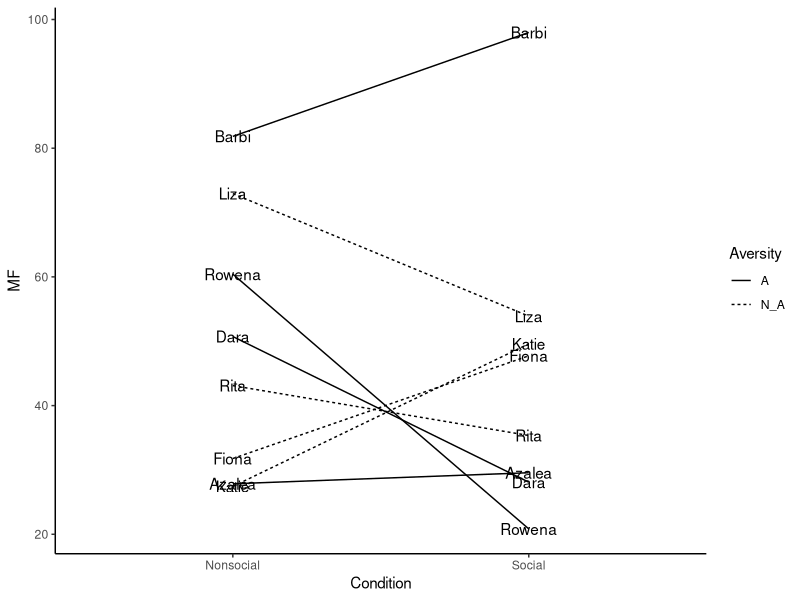
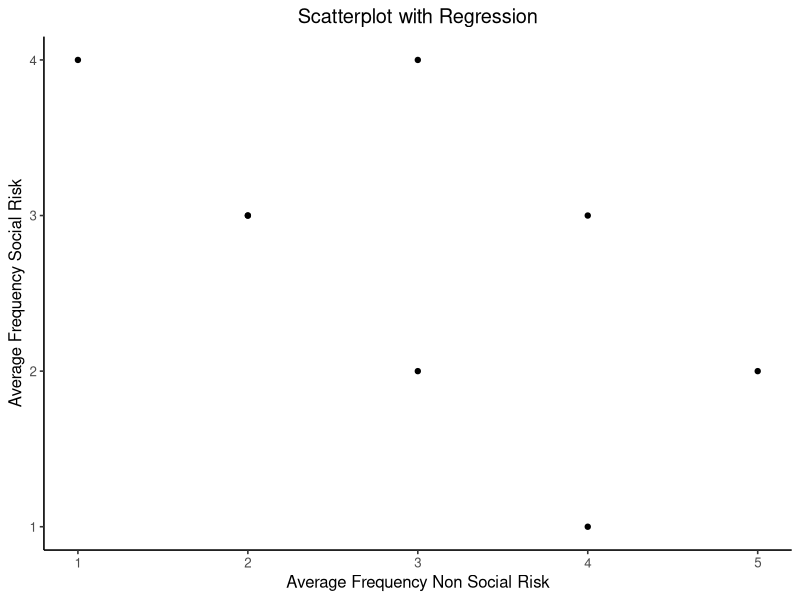
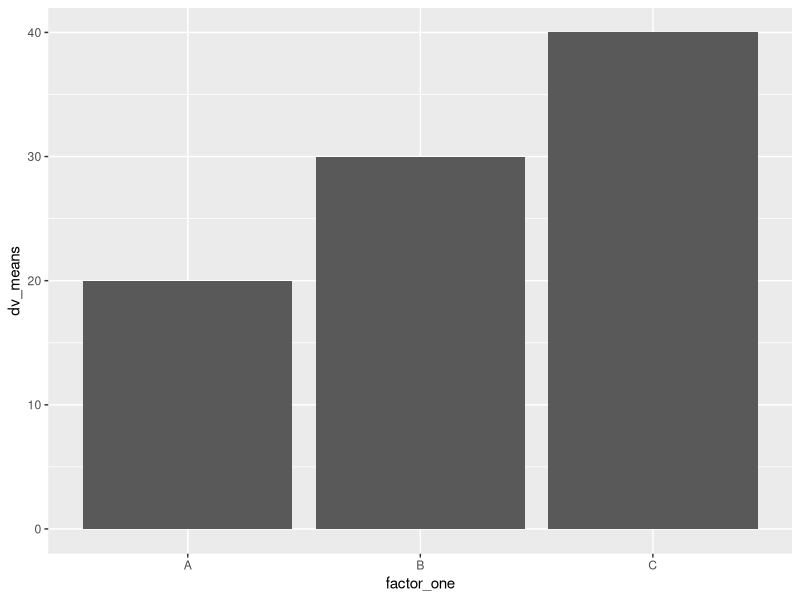
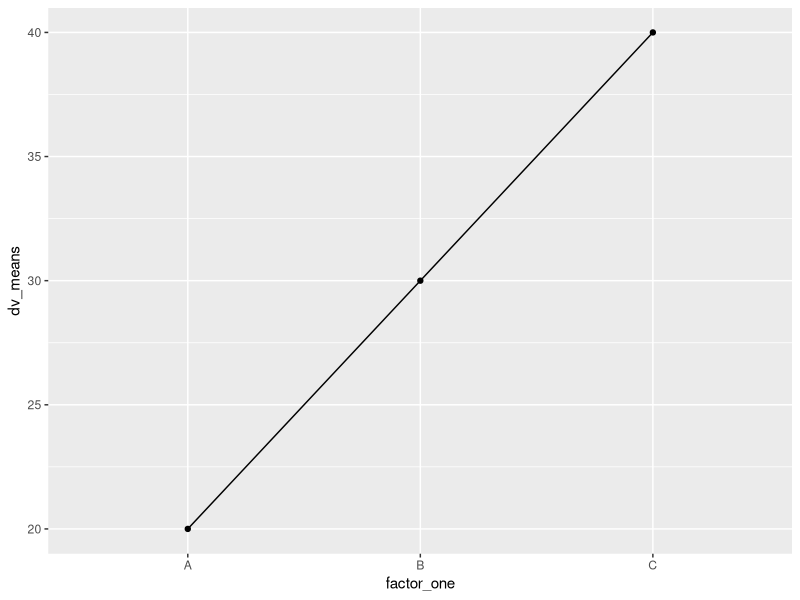
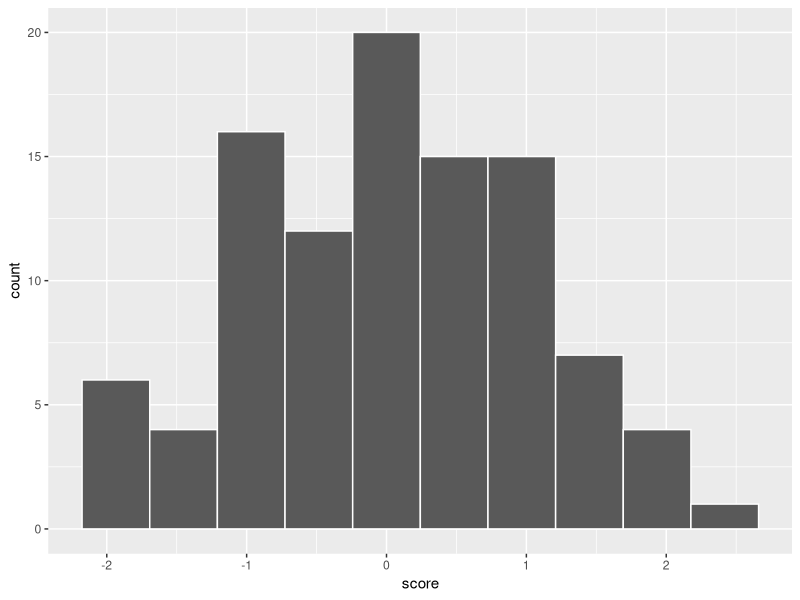

Recreate these plots in R, in order.
## ---- chunk 1
knitr::opts_chunk$set(message=FALSE,warning=FALSE, cache=TRUE)
## ---- chunk 2
library(ggplot2)

# add "each" to keep both copies of the names together 
Names <- rep(c("Dara","Azalea","Barbi","Rowena","Fiona","Katie","Liza","Rita"),each=2)
MF <- rnorm(16,50,25) 
Condition <-rep(c("Social","Nonsocial"),8)
# "times=" to repeat how many times you want A and N_A to be repeated 
Aversity <- rep(c("A","N_A"),times=c(8,8))
plot_df<- data.frame(Names, MF, Condition) 

ggplot(plot_df, aes(x=Condition, y=MF, group=Names,
                    linetype=Aversity))+ 
  geom_line()+
  geom_text(label=Names)+
  theme_classic()

## ---- chunk 3

AvNonRisk <- c(1,2,3,2,3,4,5,4)
AvSocialRisk <- c(4,3,4,3,2,1,2,3)
plot_df <- data.frame(AvNonRisk,AvSocialRisk)


ggplot(plot_df, aes(x=AvNonRisk,y=AvSocialRisk))+
  geom_point()+
  xlab("Average Frequency Non Social Risk")+
  ylab("Average Frequency Social Risk")+
  ggtitle("Scatterplot with Regression")+
  theme_classic(base_size=12)+
  theme(plot.title = element_text(hjust = 0.5))

       
## ---- chunk 4
factor_one <- as.factor(c("A","B","C"))
dv_means <- c(20,30,40)
dv_SEs   <- c(4,3.4,4)
plot_df <- data.frame(factor_one,
                      dv_means,
                      dv_SEs)

ggplot(plot_df, aes(x=factor_one,y=dv_means))+
  geom_bar(stat="identity")
## ---- chunk 5
#Create a dataframe
factor_one <- as.factor(c("A","B","C"))
dv_means <- c(20,30,40)
dv_SEs   <- c(4,3.4,4)
plot_df <- data.frame(factor_one,
                      dv_means,
                      dv_SEs)

# basic line graph

ggplot(plot_df, aes(x=factor_one,y=dv_means, group=1))+
  geom_point()+
  geom_line()
## ---- chunk 6
score <- rnorm(100,0,1)
n <- 1:100
plot_df <- data.frame(score,n)

ggplot(plot_df, aes(x=score))+
  geom_histogram(bins=10,
                 color="white")
